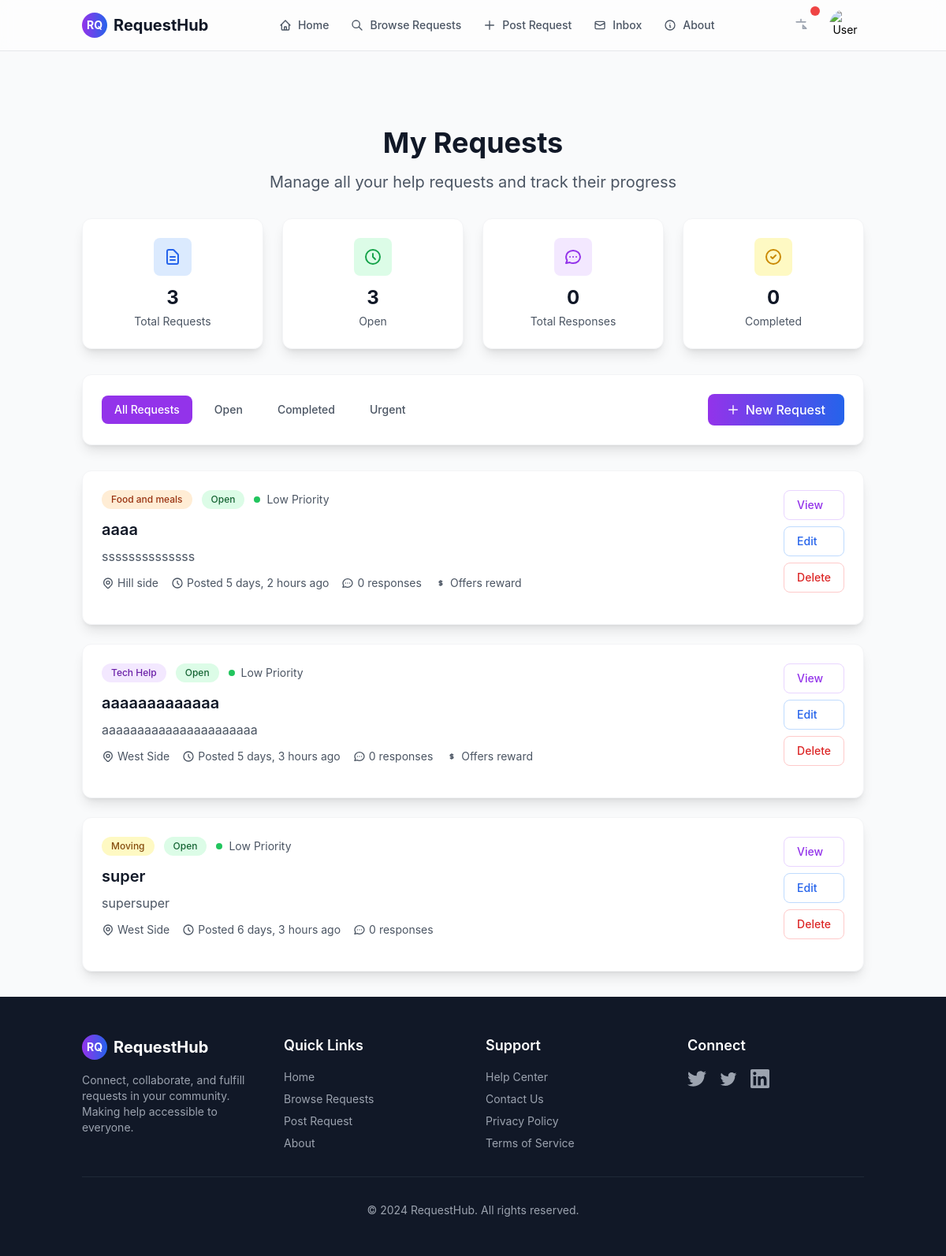
The page /my-requests/ (signed in) on the database as committed earlier.
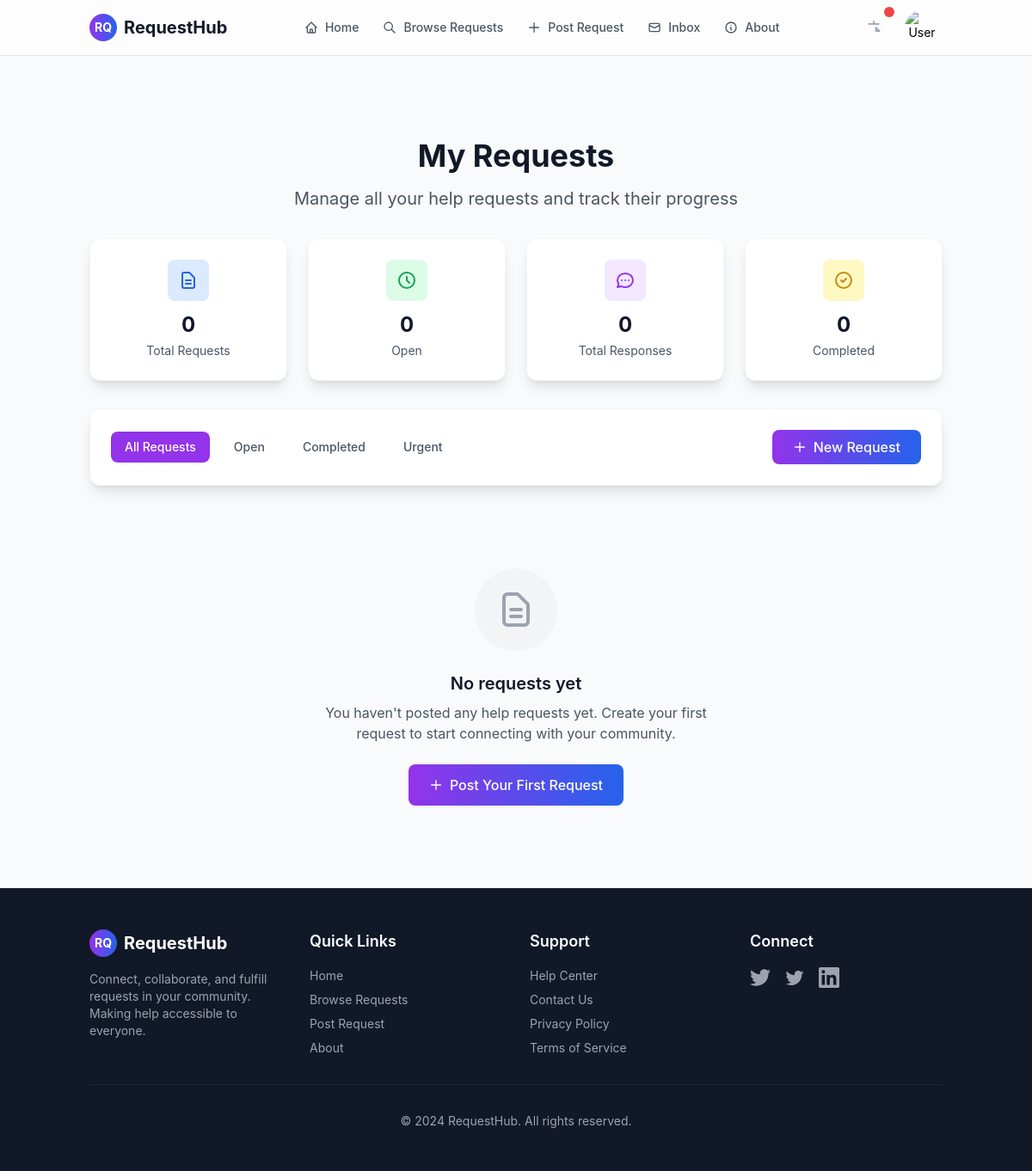
The same page on the database as committed later.
### aid/models.py (models this page shows, shortened)
class Request(models.Model):
    STATUS_CHOICES = [
        ('open', 'Open'),
        ('in_progress', 'In Progress'),
        ('completed', 'Completed'),
        ('cancelled', 'Cancelled'),
    ]
    URGENCY_CHOICES = [
        ('low', 'Low'),
        ('medium', 'Medium'),
        ('high', 'High'),
    ]
    title = models.CharField(max_length=200)
    category = ForeignKey('Category', on_delete=models.CASCADE)
    location = ForeignKey('aid.Location', on_delete=models.CASCADE)
    description = models.TextField()
    urgency_level = models.CharField(max_length=50, choices=URGENCY_CHOICES, default='medium')
    preferred_time = models.CharField(max_length=50, blank=True, null=True)
    estimated_duration = models.CharField(max_length=50, blank=True, null=True)
    skills = models.CharField(max_length=50, blank=True, null=True)
    offer = models.TextField(blank=True, null=True)
    photo = models.URLField(blank=True, null=True)
    author = models.ForeignKey(settings.AUTH_USER_MODEL, on_delete=models.CASCADE)
    time_posted = models.DateTimeField(auto_now_add=True)
    status = models.CharField(max_length=20, choices=STATUS_CHOICES, default='open')
    @property
    def responses(self):
        from django.db.models import QuerySet
        return QuerySet(model=None).none()

class Category(models.Model):
    name = models.CharField(max_length=100)
    slug = models.SlugField(unique=True)
    def __str__(self):
        return self.name

class Location(models.Model):
    name = models.CharField(max_length=100)
    slug = models.SlugField(unique=True)
    def __str__(self):
        return self.name

### aid/views.py (the view)
# urls.py: path('my-requests/', my_requests, name='my_requests'),
@login_required
def my_requests(request):
    user_requests = Request.objects.filter(author=request.user).order_by('-time_posted')
    total_requests = user_requests.count()
    open_requests = user_requests.filter(status='open').count()
    completed_requests = user_requests.filter(status='closed').count()
    total_responses = 0  # You'll need to implement this based on your response model
    context = {
        "user_requests": user_requests,
        "total_requests": total_requests,
        "open_requests": open_requests,
        "completed_requests": completed_requests,
        "total_responses": total_responses,
    }
    return render(request, "aid/my_requests.html", context)

### aid/templates/aid/my_requests.html (shortened to what the changed rows need)
{% extends "aid/base.html" %}
{% load static %}
{% block content %}
<main class="py-8">
    <div class="container mx-auto px-4">
        <div class="text-center mb-8">
            <h1 class="text-3xl md:text-4xl font-bold text-gray-900 mb-4">My Requests</h1>
        </div>
        <div class="grid grid-cols-1 md:grid-cols-4 gap-6 mb-8">
            <div class="bg-white rounded-xl shadow-lg border border-gray-100 p-6 text-center">
                <div class="w-12 h-12 bg-blue-100 text-blue-600 rounded-lg flex items-center justify-center mx-auto mb-3">
                    <svg class="w-6 h-6" fill="none" stroke="currentColor" viewBox="0 0 24 24">
                        <path stroke-linecap="round" stroke-linejoin="round" stroke-width="2" d="M9 12h6m-6 4h6m2 5H7a2 2 0 01-2-2V5a2 2 0 012-2h5.586a1 1 0 01.707.293l5.414 5.414a1 1 0 01.293.707V19a2 2 0 01-2 2z"></path>
                    </svg>
                </div>
                <div class="text-2xl font-bold text-gray-900 mb-1">{{ total_requests|default:0 }}</div>
                <div class="text-gray-600 text-sm">Total Requests</div>
            </div>
            <div class="bg-white rounded-xl shadow-lg border border-gray-100 p-6 text-center">
                <div class="w-12 h-12 bg-green-100 text-green-600 rounded-lg flex items-center justify-center mx-auto mb-3">
                    <svg class="w-6 h-6" fill="none" stroke="currentColor" viewBox="0 0 24 24">
                        <path stroke-linecap="round" stroke-linejoin="round" stroke-width="2" d="M12 8v4l3 3m6-3a9 9 0 11-18 0 9 9 0 0118 0z"></path>
                    </svg>
                </div>
                <div class="text-2xl font-bold text-gray-900 mb-1">{{ open_requests|default:0 }}</div>
                <div class="text-gray-600 text-sm">Open</div>
            </div>
        </div>
        {% if user_requests %}
            <div class="space-y-6" id="requests-container">
                {% for request in user_requests %}
                    <div class="request-card bg-white rounded-xl shadow-lg hover:shadow-xl transition-all duration-300 border border-gray-100"
                         data-status="{{ request.status|default:'open' }}"
                         data-urgency="{{ request.urgency_level|default:'medium'|lower }}">
                        <div class="p-6">
                            <div class="flex justify-between items-start mb-4">
                                <div class="flex-1">
                                    <div class="flex items-center flex-wrap gap-3 mb-3">
                                        <span class="px-3 py-1 text-xs font-medium rounded-full
                                               {% if request.category.name == 'Errands' %}bg-green-100 text-green-800
                                               {% elif request.category.name == 'Moving' %}bg-yellow-100 text-yellow-800
                                               {% elif request.category.name == 'Pet care' %}bg-blue-100 text-blue-800
                                               {% elif request.category.name == 'Tech Help' %}bg-purple-100 text-purple-800
                                               {% elif request.category.name == 'Food and meals' %}bg-orange-100 text-orange-800
                                               {% else %}bg-gray-100 text-gray-800{% endif %}">
                                            {{ request.category }}
                                        </span>
                                        <span class="px-3 py-1 text-xs font-medium rounded-full
                                               {% if request.status == 'open' %}bg-green-100 text-green-800
                                               {% elif request.status == 'closed' %}bg-blue-100 text-blue-800
                                               {% else %}bg-gray-100 text-gray-800{% endif %}">
                                            {% if request.status == 'open' %}Open{% elif request.status == 'closed' %}Completed{% else %}{{ request.status|title }}{% endif %}
                                        </span>
                                        <div class="flex items-center">
                                            <div class="w-2 h-2 rounded-full mr-2
                                                  {% if request.urgency_level == 'high' %}bg-red-500
                                                  {% elif request.urgency_level == 'medium' %}bg-yellow-500
                                                  {% else %}bg-green-500{% endif %}"></div>
                                            <span class="text-sm text-gray-600 capitalize">{{ request.urgency_level|default:'medium' }} priority</span>
                                        </div>
                                    </div>
                                    <h3 class="text-xl font-semibold text-gray-900 mb-2">{{ request.title }}</h3>
                                    <p class="text-gray-600 mb-3 line-clamp-2">{{ request.description|truncatewords:30 }}</p>
                                    <div class="flex flex-wrap items-center gap-4 text-sm text-gray-600">
                                        <div class="flex items-center">
                                            {{ request.location }}
                                        </div>
                                        <div class="flex items-center">
                                            <svg class="w-4 h-4 mr-1" fill="none" stroke="currentColor" viewBox="0 0 24 24">
                                                <path stroke-linecap="round" stroke-linejoin="round" stroke-width="2" d="M12 8v4l3 3m6-3a9 9 0 11-18 0 9 9 0 0118 0z"></path>
                                            </svg>
                                            Posted {{ request.time_posted|timesince }} ago
                                        </div>
                                        <div class="flex items-center">
                                            {{ request.responses.count|default:"0" }} response{{ request.responses.count|pluralize }}
                                        </div>
                                        {% if request.offer %}
                                        <div class="flex items-center">
                                            <svg class="w-4 h-4 mr-1" fill="none" stroke="currentColor" viewBox="0 0 24 24">
                                                <path stroke-linecap="round" stroke-linejoin="round" stroke-width="2" d="M12 8c-1.657 0-3 .895-3 2s1.343 2 3 2 3 .895 3 2-1.343 2-3 2m0-8c1.11 0 2.08.402 2.599 1M12 8V7m0 1v8m0 0v1m0-1c-1.11 0-2.08-.402-2.599-1"></path>
                                            </svg>
                                            Offers reward
                                        </div>
                                        {% endif %}
                                    </div>
                                </div>
                                <div class="flex flex-col space-y-2 ml-4 min-w-0">
                                    <a href="{% url 'aid:request_detail' request.id %}"
                                       class="px-4 py-2 text-sm font-medium text-purple-600 hover:text-purple-700 border border-purple-200 rounded-lg hover:bg-purple-50 transition-colors text-center whitespace-nowrap no-auto-delete" >
                                        View
                                    </a>
                                    <a href="{% url 'aid:edit_request' request.id %}"
                                    class="px-4 py-2 text-sm font-medium text-blue-600 hover:text-blue-700 border border-blue-200 rounded-lg hover:bg-blue-50 transition-colors text-center whitespace-nowrap no-auto-delete">
                                    Edit
                                    </a>
                                    <button onclick="deleteRequest({{ request.id }})"
                                            class="px-4 py-2 text-sm font-medium text-red-600 hover:text-red-700 border border-red-200 rounded-lg hover:bg-red-50 transition-colors whitespace-nowrap no-auto-delete">
                                        Delete
                                    </button>
                                </div>
                            </div>
                        </div>
                    </div>
                {% endfor %}
            </div>
        {% else %}
            <div class="text-center py-16">
                <div class="w-24 h-24 mx-auto mb-6 bg-gray-100 rounded-full flex items-center justify-center">
                    <svg class="w-12 h-12 text-gray-400" fill="none" stroke="currentColor" viewBox="0 0 24 24">
                        <path stroke-linecap="round" stroke-linejoin="round" stroke-width="2" d="M9 12h6m-6 4h6m2 5H7a2 2 0 01-2-2V5a2 2 0 012-2h5.586a1 1 0 01.707.293l5.414 5.414a1 1 0 01.293.707V19a2 2 0 01-2 2z"></path>
                    </svg>
                </div>
                <h3 class="text-xl font-semibold text-gray-900 mb-2">No requests yet</h3>
                <p class="text-gray-600 mb-6 max-w-md mx-auto">
                    You haven't posted any help requests yet. Create your first request to start connecting with your community.
                </p>
                <a href="{% url 'aid:post_request' %}" class="inline-flex items-center px-6 py-3 bg-gradient-to-r from-purple-600 to-blue-600 text-white font-medium rounded-lg hover:from-purple-700 hover:to-blue-700 transition-all duration-300">
                    <svg class="w-4 h-4 mr-2" fill="none" stroke="currentColor" viewBox="0 0 24 24">
                        <path stroke-linecap="round" stroke-linejoin="round" stroke-width="2" d="M12 4v16m8-8H4"></path>
                    </svg>
                    Post Your First Request
                </a>
            </div>
        {% endif %}
    </div>
</main>
{% endblock %}

Rows that differ between the two databases and show on the page:
removed Request: category "Food and meals", status "Open", urgency_level "Low", title "aaaa", description "ssssssssssssss", location "Hill side", time_posted "5 days, 2 hours", responses.count "0", offer "sssssssssssss" (drawn)
removed Request: category "Tech Help", status "Open", urgency_level "Low", title "aaaaaaaaaaaaa", description "aaaaaaaaaaaaaaaaaaaaaa", location "West Side", time_posted "5 days, 3 hours", responses.count "0", shows "Offers reward"
removed Request: category "Moving", status "Open", urgency_level "Low", title "super", description "supersuper", location "West Side", time_posted "6 days, 3 hours", responses.count "0"
Other text that changed with them:
{{ total_requests|default:0 }}: "3" → "0"
{{ open_requests|default:0 }}: "3" → "0"
text now shown: "No requests yet You haven't posted any help requests yet. Create your first request to start connecting with your community. Post Your First Request"
